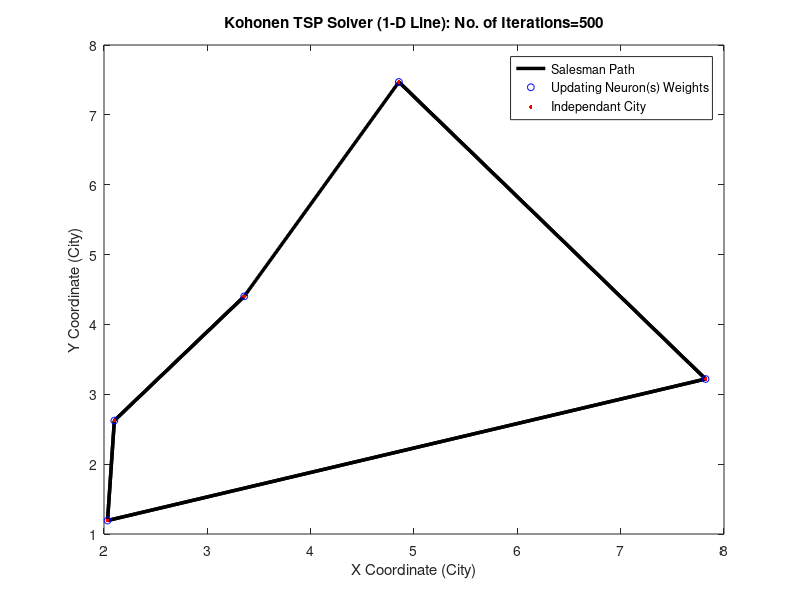

Write the MATLAB code that produced this figure.
clc; clear all; close all;

%% [Step 0] -  Choose task 1 or 3 (for task 2, variables have been changed and plotted in the report):
workshop_task = 1;
%workshop_task = 3;

switch workshop_task
    case 1
%% [Step 1] -  Create Randomly Located Cities within the range: 0 - 10:

no_city = input('Please Choose Number of Cities the Salesman Travels to: '); %Define number of cities you want the Kohonen algorithm to solve for
x_city = 0 + (10)*rand(1,no_city); y_city = 0 + (10)*rand(1,no_city);

%% [Step 2] - Randomise Weights for 1-D Solution:

x_weights = 0; y_weights = 0;

%% [Step 3] - Define and Pre-Set Parameter (& other) Values for the Kohonen Network:
learning_rate = 0.01; n_start = 30; % n_start = starting neighbour radius
Network_memory = 0; Network_generation = 0;
Network_iterations = [0 500];
iterations = Network_iterations(1); %number of initial iterations or starting time = 0;
max_iterations = Network_iterations(2);%maximum number of iterations (after 500 network makes extremely little (or no) progress - hence 500 
a_1 = 1; a_3 = 3;

%% [Step 4] - Run simulation to solve TSP:

while iterations < max_iterations
    
   n_value = []; iterations = iterations+1;
   
    for index_DD = a_1 :length(Network_memory) %wipe network memory
       Network_memory(index_DD) = 0;
    end
    
    n_start(iterations+1)=(1-learning_rate)*n_start(iterations); 
    
    for t_index = a_1:no_city;
    duplicate_node = false;
    
    %Section 1: search for the closest node to the city @ iteration n (or time t) - Euclidian Distance: 
    Euclidian_distance = (x_city(t_index)-x_weights).^2+(y_city(t_index)-y_weights).^2; 
            x_minimum = 1; minimum_distance = Euclidian_distance(x_minimum);    
            for n_j1 = a_1:size(x_weights,2)
                    if Euclidian_distance(n_j1) < minimum_distance
                        minimum_distance = Euclidian_distance(n_j1);
                        x_minimum = n_j1;
                    end
            end
            n_j1star = x_minimum;
    
         %Section 2: Create and move smallest node to closest city
               if Network_memory(n_j1star) >= 1  % if the network searches for the same (identical) node, then duplicate the node
                  duplicate_node = true;
                  
                  x_weights = [x_weights(1:n_j1star) x_weights(n_j1star) x_weights(n_j1star+1:end)];
                  y_weights = [y_weights(1:n_j1star) y_weights(n_j1star) y_weights(n_j1star+1:end)];
                  
                  Euclidian_distance = [Euclidian_distance(1:n_j1star) Euclidian_distance(n_j1star) Euclidian_distance(n_j1star+1:end)];
                  
                  Network_memory = [Network_memory(1:n_j1star) 0 Network_memory(n_j1star+1:end)];
                  Network_generation = [Network_generation(1:n_j1star) 0 Network_generation(n_j1star+1:end)];
                  
                  n_j1star = n_j1star+1; %re-produce the highlighted node (duplicate)
               end
                      
            %update the duplicated node
            for gen_idx = a_1 : size(x_weights,2)  
                n_value(gen_idx) = min (mod((gen_idx-n_j1star),size(x_weights,2)),mod((n_j1star-gen_idx),size(x_weights,2)));
            end
            f_value = (1/sqrt(2))*exp(-(n_value.^2)/n_start(iterations)^2);
            
            % non-inhibited node is updated in this context solely (e.g. n_value~=0)
            for gen2_index = a_1 : size(x_weights,2) 
                if duplicate_node == true
                    if gen2_index ~= n_j1star || n_j1star-1
                        x_weights(gen2_index) = x_weights(gen2_index)+f_value(gen2_index)*(x_city(t_index)- x_weights(gen2_index));
                        y_weights(gen2_index) = y_weights(gen2_index)+f_value(gen2_index)*(y_city(t_index)- y_weights(gen2_index)); 
                    end
                else
                    x_weights(gen2_index) = x_weights(gen2_index)+f_value(gen2_index)*(x_city(t_index)- x_weights(gen2_index));
                    y_weights(gen2_index) = y_weights(gen2_index)+f_value(gen2_index)*(y_city(t_index)- y_weights(gen2_index)); 
                end
            end

            Network_memory(n_j1star) =  Network_memory(n_j1star) + 1;
            
    end
    
    net_ones = ones(size(Network_generation));
    Network_generation= Network_generation + net_ones;
    Network_generation(Network_memory > 0) = 0;
    x_weights(Network_generation > a_3) = [];
    y_weights(Network_generation > a_3) = [];
    Euclidian_distance(Network_generation > a_3) = []; 
    Network_memory(Network_generation > a_3) = []; 
    Network_generation(Network_generation > a_3) = [];
  
  
  
%% Step [5] - Visualise How the Kohonen Network Solves the TSP (Plot Results):

plot([x_weights x_weights],[y_weights y_weights],'k','linewidth',2.5);
hold on; 
plot(x_weights,y_weights,'bo','MarkerSize',5);
plot(x_city,y_city,'r.','MarkerSize',8); 
hold off
title(['Kohonen TSP Solver (1-D Line): ' 'No. of Iterations=' num2str(iterations)]);
xlabel('X Coordinate (City)'); ylabel('Y Coordinate (City)');
drawnow % NOTE: comment this line, if you want to skip simulation and plot final graph (saves time!)
end

legend('Salesman Path', 'Updating Neuron(s) Weights', 'Independant City');

    case 3      
%% [Step 1] -  Create Randomly Located Cities within the range: 0 - 10

no_city = input('Please Choose Number of Cities the Salesman Travels to: '); %Define number of cities you want the Kohonen algorithm to solve for
x_city = 0 + (10)*rand(1,no_city); y_city = 0 + (10)*rand(1,no_city);

%% [Step 2] - Randomise Weights for 2-D/3-D Solution:

x_weights = randn(10,10); y_weights = randn(10,10); %contrary to the 1-D network, weights are multidimensional (10 x 10 matrix of coordinates)

%% [Step 3] - Define and Pre-Set Parameter (& other) Values for the 2-D Kohonen Network:

scan_neighbor = 4; %input number of neighbours the network accounts for (this network is restricted to 4 as requested by workshop guidelines)
gain = 1; grid_region = 5; %network gain and grid region the kohonen algorithm accounts for
nj1_index = 10; nj2_index = 10;
iterations=0;

%% [Step 4] - Run simulation to solve TSP:

while iterations < no_city
    
    %Section 1: find distance and update weights:
    iterations=iterations+1;
    n_value = gain*(1-iterations/no_city); %update thenetwork gain as iterations pass (relative to iterations(time))
    D_value = round(grid_region*(1-iterations/no_city));  %update the values of the neighbour nodes (up,down,left & right) relative to iterations (time)
    Euclidian_distance = (x_city(iterations)-x_weights).^2+(y_city(iterations)-y_weights).^2;
        
        if scan_neighbor ~= 4          
            
            sound_amp = 10; fs = 15000; timing = 0.08;
            frequency = 50; values = 0:1/fs:timing;
            error_sound = sound_amp*sin(5*pi* values*frequency);
            sound(error_sound);
            disp('Error, Please Reset Neighbour Value to 4!');           
            break
            
        else    
            x_minimum = 1; y_minimum = 1; minimum_distance = Euclidian_distance(x_minimum,y_minimum);  
            
            for n_j1 = 1:nj1_index;
                for n_j2 = 1:nj2_index;
                    if Euclidian_distance(n_j1,n_j2) < minimum_distance
                        minimum_distance = Euclidian_distance(n_j1,n_j2); x_minimum = n_j1; y_minimum = n_j2;
                    end
                end
            end
            n_j1star= x_minimum; n_j2star= y_minimum;
            
            % Section 2: Apply weight updates to winning neuron in kohonen network (appropriate x/y coordinates for x/y weights       
            x_weights(n_j1star,n_j2star)=x_weights(n_j1star,n_j2star)+n_value*(x_city(iterations)- x_weights(n_j1star,n_j2star)); %update for x coordinates of winning neuron
            y_weights(n_j1star,n_j2star)=y_weights(n_j1star,n_j2star)+n_value*(y_city(iterations)- y_weights(n_j1star,n_j2star)); %update for y coordinates of winning neuron
        end
        
        %Section 3: update weights for the neighbour neurons (up, left, right, down):                
            for index_DD=1:1:D_value
                n_jj1=n_j1star-index_DD; n_jj2=n_j2star;
                if (n_jj1>=1)
                    x_weights(n_jj1,n_jj2)=x_weights(n_jj1,n_jj2)+n_value*(x_city(iterations)-x_weights(n_jj1,n_jj2));
                    y_weights(n_jj1,n_jj2)=y_weights(n_jj1,n_jj2)+n_value*(y_city(iterations)-y_weights(n_jj1,n_jj2));
                end
                
                n_jj1=n_j1star+index_DD; n_jj2=n_j2star;
                if (n_jj1<=10)
                    x_weights(n_jj1,n_jj2)=x_weights(n_jj1,n_jj2)+n_value*(x_city(iterations)-x_weights(n_jj1,n_jj2));
                    y_weights(n_jj1,n_jj2)=y_weights(n_jj1,n_jj2)+n_value*(y_city(iterations)-y_weights(n_jj1,n_jj2));
                end
                n_jj1=n_j1star; n_jj2=n_j2star-index_DD;
                if (n_jj2>=1)
                    x_weights(n_jj1,n_jj2)=x_weights(n_jj1,n_jj2)+n_value*(x_city(iterations)-x_weights(n_jj1,n_jj2));
                    y_weights(n_jj1,n_jj2)=y_weights(n_jj1,n_jj2)+n_value*(y_city(iterations)-y_weights(n_jj1,n_jj2));
                end
                
                n_jj1=n_j1star; n_jj2=n_j2star+index_DD;
                if (n_jj2<=10)
                    x_weights(n_jj1,n_jj2)=x_weights(n_jj1,n_jj2)+n_value*(x_city(iterations)-x_weights(n_jj1,n_jj2));
                    y_weights(n_jj1,n_jj2)=y_weights(n_jj1,n_jj2)+n_value*(y_city(iterations)-y_weights(n_jj1,n_jj2));
                end
            end             
        end
  
 %% [Step 5] - Visualise the 2-D Kohonen TSP Solver (Plot Results):
 
    if iterations == no_city       
                
                plot(x_city(1:iterations),y_city(1:iterations),'.b')
                hold on
                plot(x_weights,y_weights,'or')
                plot(x_weights,y_weights,'k','linewidth',2)
                plot(x_weights',y_weights','k','linewidth',2)
                hold off
                title(['Kohonen TSP Solver (2-D Grid):' 'No. of Iterations=' num2str(iterations)]); 
                xlabel('X Coordinate (City)'); ylabel('Y Coordinate (City)');               
    end
end